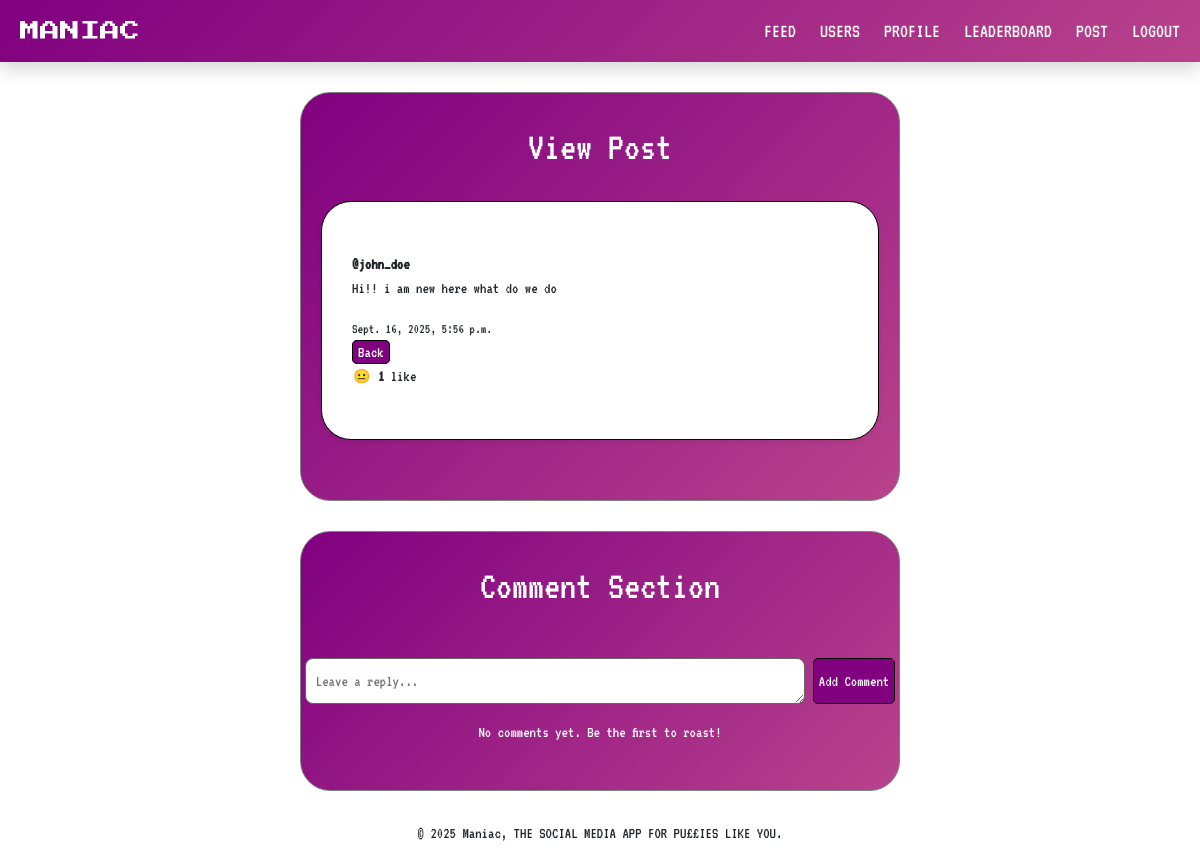
/post/22/view/ (signed in), run on an earlier commit of the app's database.
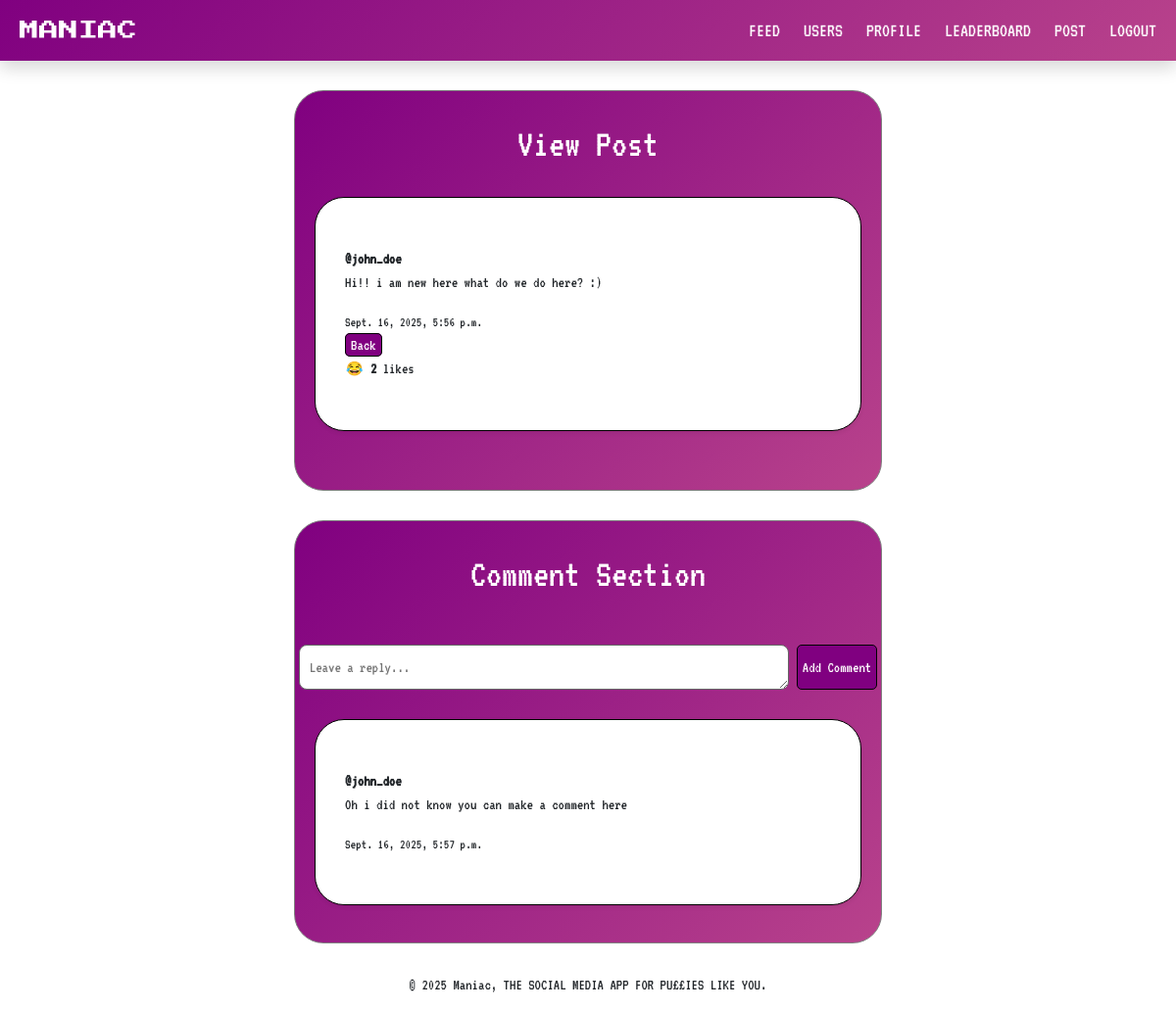
And on a later commit of the database.
### core/models.py (models this page shows, shortened)
class Post(models.Model):
    author = models.ForeignKey(User, on_delete=models.CASCADE)
    content = models.TextField()
    created_at = models.DateTimeField(auto_now_add=True)
    likes = models.ManyToManyField(User, related_name='liked_posts', blank=True)
    def total_likes(self):
        return self.likes.count()

class Comment(models.Model):
    post = models.ForeignKey("Post", on_delete=models.CASCADE, related_name="comments")
    author = models.ForeignKey(User, on_delete=models.CASCADE)
    content = models.TextField()
    created_at = models.DateTimeField(auto_now_add=True)

### core/views.py (the view)
# urls.py: path('post/<int:post_id>/view/', views.view_post, name='view_post'),
@login_required(login_url='login')
def view_post(request, post_id):
    post = get_object_or_404(Post, id=post_id)
    comments = post.comments.all().order_by("-created_at")
    if request.method == 'POST':
        form = CommentForm(request.POST)
        if form.is_valid():
            comment = form.save(commit=False)
            comment.post = post
            comment.author = request.user
            comment.save()
            return redirect('view_post', post_id=post.id)
    else:
        form = CommentForm()
    return render(request, 'core/view_post.html', {
        'post': post,
        'comments': comments,
        'form': form,
    })

### core/forms.py
class CommentForm(forms.ModelForm):
    class Meta:
        model = Comment
        fields = ['content']
        widgets = {
            'content': forms.Textarea(attrs={'rows': 1, 'placeholder': 'Leave a reply...'}),
        }

### core/templates/core/view_post.html (shortened to what this page needs)
{% extends "core/base.html" %}
{% block content %}
  <div class="container-feed-styling">
    <h1 class="font-for-text text-center text-white fs-1" style="font-size: 30px">View Post</h1>
      <div class="container-posts-styling font-for-text shadow-sm">
        <strong>@{{ post.author.username }}</strong>
        <p>{{ post.content }}</p>
        <small>{{ post.created_at }}</small>
        <div class="ms-auto">
            <a class="post-button" href="{% url 'feed' %}">Back</a>
        </div>
        <form method="post" action="{% url 'like_post' post.id %}">
          <div class="d-flex flex-row">
            <div>
              {% if user in post.likes.all %}
                <button type="submit" class="btn btn-sm p-0">😂</button>
              {% else %}
                <button type="submit" class="btn btn-sm p-0">😐</button>
              {% endif %}
              <strong>{{ post.total_likes }}</strong>
              {% if post.total_likes == 1 %} like {% else %} likes {% endif%}
            </div>
          </div>
        </form>
      </div>
  </div>
  <div class="container-feed-styling">
  <h2 class="font-for-text text-center text-white fs-1" style="font-size: 30px">Comment Section</h2>
    <form method="post" class="mb-3 font-for-text flex-column gap-3 mt-lg-5">
        <div class="d-flex justify-content-center flex-row gap-2">
            {{ form.content }}
            <button type="submit" name="comment_submit" class="post-button font-for-text">Add Comment</button>
        </div>
    </form>
    {% for comment in comments %}
        <div class="container-posts-styling font-for-text shadow-sm mb-2">
            <strong>@{{ comment.author.username }}</strong>
            <p>{{ comment.content }}</p>
            <small>{{ comment.created_at }}</small>
            <br>
        </div>
    {% empty %}
        <p class="text-white text-center font-for-text">No comments yet. Be the first to roast!</p>
    {% endfor %}
    </div>
{% endblock %}

What changed in the data, as far as the page shows it:
changed Post "john_doe": content "Hi!! i am new here what do we do" → "Hi!! i am new here what do we do here? :)"; total_likes "1" → "2"
added Comment: author.username "john_doe", content "Oh i did not know you can make a comment here", created_at "Sept. 16, 2025, 5:57 p.m."
Also different on the page:
text no longer shown: "😐 like No comments yet. Be the first to roast!"
text now shown: "😂 likes"
